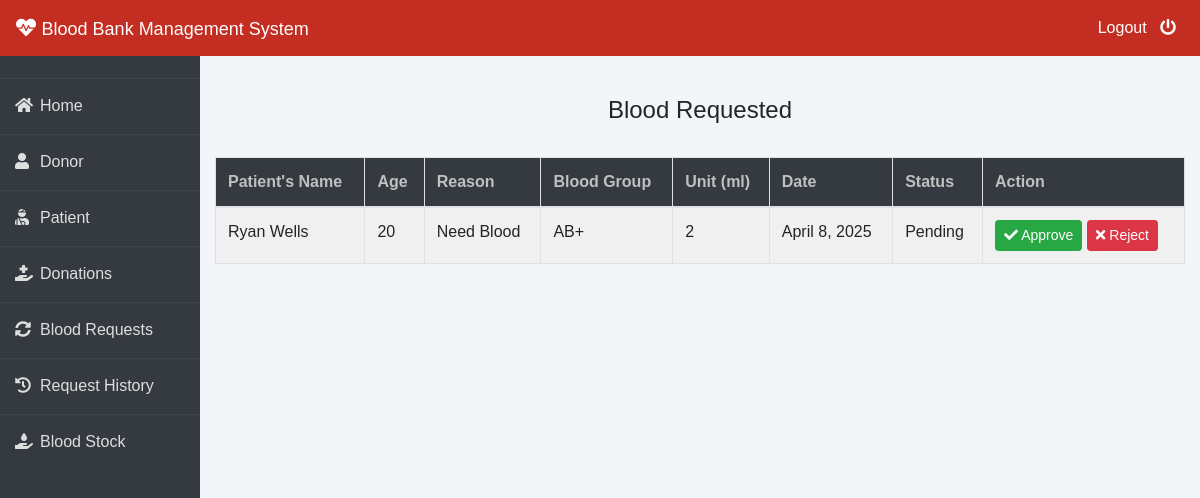
The app's page /admin-request (signed in) with its own data.
### blood/models.py (models this page shows, shortened)
class BloodRequest(models.Model):
    request_by_patient=models.ForeignKey(pmodels.Patient,null=True,on_delete=models.CASCADE)
    request_by_donor=models.ForeignKey(dmodels.Donor,null=True,on_delete=models.CASCADE)
    patient_name=models.CharField(max_length=30)
    patient_age=models.PositiveIntegerField()
    reason=models.CharField(max_length=500)
    bloodgroup=models.CharField(max_length=10)
    unit=models.PositiveIntegerField(default=0)
    status=models.CharField(max_length=20,default="Pending")
    date=models.DateField(auto_now=True)

### blood/views.py (the view)
# urls.py: path('admin-request', views.admin_request_view,name='admin-request'),
@login_required(login_url='adminlogin')
def admin_request_view(request):
    requests=models.BloodRequest.objects.all().filter(status='Pending')
    return render(request,'blood/admin_request.html',{'requests':requests})

### templates/blood/admin_request.html (shortened to what this page needs)
{% extends 'blood/adminbase.html' %}
{% block content %}
{% load widget_tweaks %}
{%load static%}
<br><br>
<div class="container">
    {% if requests %}
    <H4 class="text-center">Blood Requested</H4><br>
    <table class="table table-light table-hover table-bordered table-striped">
        <thead class="bg-dark">
            <tr>
                <th scope="col" style="color: rgb(192, 192, 192);">Patient's Name</th>
                <th scope="col" style="color: rgb(192, 192, 192);">Age</th>
                <th scope="col" style="color: rgb(192, 192, 192);">Reason</th>
                <th scope="col" style="color: rgb(192, 192, 192);">Blood Group</th>
                <th scope="col" style="color: rgb(192, 192, 192);">Unit (ml)</th>
                <th scope="col" style="color: rgb(192, 192, 192);">Date</th>
                <th scope="col" style="color: rgb(192, 192, 192);">Status</th>
                <th style="color: rgb(192, 192, 192);">Action</th>
            </tr>
        </thead>
        <tbody>
            {% for t in requests %}
            <tr>
                <td> {{t.patient_name}}</td>
                <td>{{t.patient_age}}</td>
                <td>{{t.reason}}</td>
                <td>{{t.bloodgroup}}</td>
                <td>{{t.unit}}</td>
                <td>{{t.date}}</td>
                <td>{{t.status}}</td>
                <td>
                    <button class="btn btn-success btn-sm"><a  style="text-decoration: none;color: white;" href="{% url 'update-approve-status' t.id  %}"><i class="fa fa-check"></i> Approve</a> </button>
                    <button class="btn btn-danger btn-sm"><a  style="text-decoration: none;color: white;" href="{% url 'update-reject-status' t.id  %}"><i class="fa fa-times"></i> Reject</a> </button>
                </td>
            </tr>
            {% endfor %}
        </tbody>
    </table>
{% else %}
<div class="alert alert-danger" role="alert">
    No Blood Request By Patient/Donor!
  </div>
{% endif %}
</div>
{% endblock content %}

### templates/blood/adminbase.html (style rules this page uses)
* { margin: 0; padding: 0; box-sizing: border-box; list-style: none; text-decoration: none; font-family: 'Josefin Sans', sans-serif; }
body { background-color: #f3f5f9; }

### records on screen
BloodRequest: patient_name "Ryan Wells", patient_age "20", reason "Need Blood", bloodgroup "AB+", unit "2", date "April 8, 2025", status "Pending"
